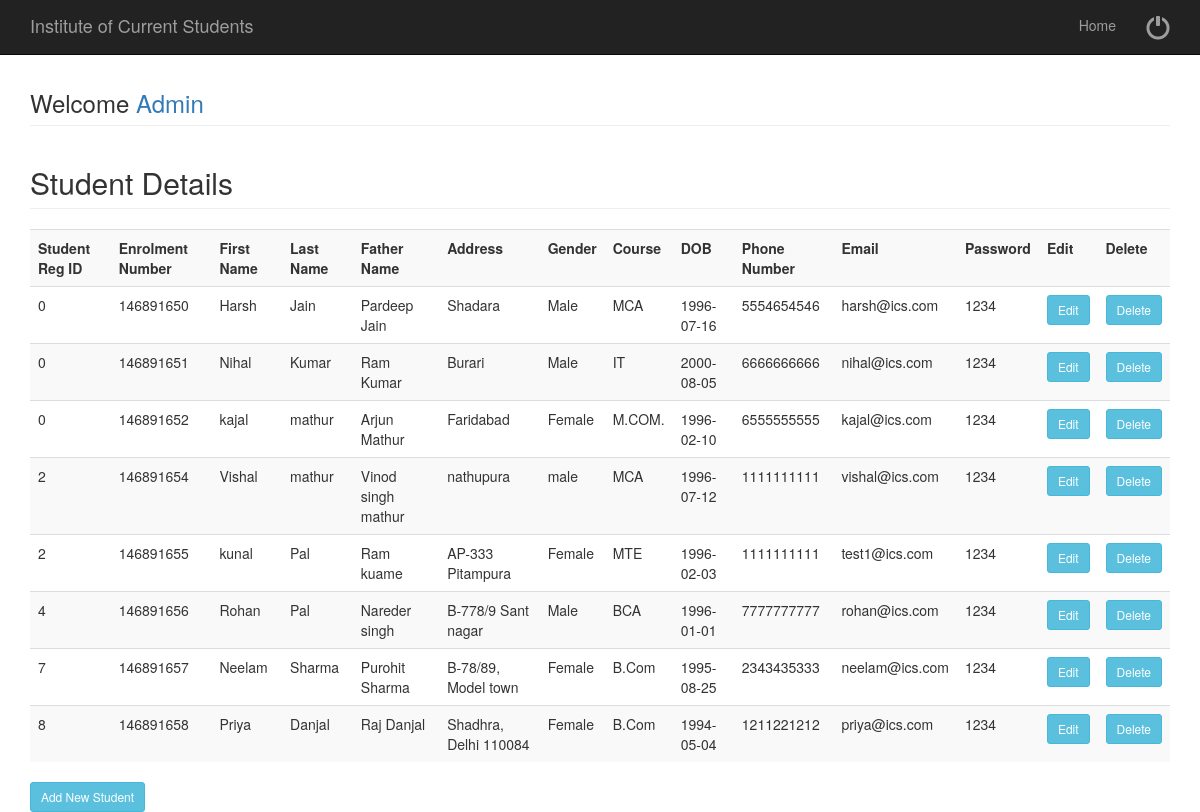
/StudentDetails.php (signed in), run on the app's committed database.
### tables this page shows
CREATE TABLE `studenttable` (
  `Eno` bigint(20) NOT NULL,
  `FName` varchar(30) NOT NULL,
  `LName` varchar(30) NOT NULL,
  `FaName` varchar(30) NOT NULL,
  `Addrs` text NOT NULL,
  `Gender` varchar(6) NOT NULL,
  `Course` varchar(20) NOT NULL,
  `DOB` date NOT NULL,
  `PhNo` bigint(10) NOT NULL,
  `Pass` varchar(20) NOT NULL,
  `Eid` varchar(50) NOT NULL,
  `SRegID` int(50) NOT NULL
);

### StudentDetails.php (the view, shortened to what this page needs)
<?php include('adminhead.php'); ?>
<div class="container">
	<div class="row">
		<div class="col-md-12">
			<h3 class="page-header">Welcome <a href="welcomeadmin">Admin</a> </h3>
			<?php
			include( "database.php" );
			$sql = "select * from  studenttable";
			$result = mysqli_query( $connect, $sql );
			echo "<h2 class='page-header'>Student Details</h2>";
			echo "<table class='table table-striped' style='width:100%'>
<tr>
<th>Student Reg ID</th>
<th>Enrolment Number</th>
<th>First Name</th>
<th>Last Name</th>
<th>Father Name</th>
<th>Address</th>
<th>Gender</th>
<th>Course</th>
<th>DOB</th>
<th>Phone Number</th>
<th>Email</th>
<th>Password</th>
<th>Edit</th>
<th>Delete</th>
</tr>";
			while ( $row = mysqli_fetch_array( $result ) ) {
				?>
			<tr>
				<td>
					<?PHP echo $row['SRegID'];?>
				</td>
				<td>
					<?PHP echo $row['Eno'];?>
				</td>
				<td>
					<?PHP echo $row['FName'];?>
				</td>
				<td>
					<?PHP echo $row['LName'];?>
				</td>
				<td>
					<?PHP echo $row['FaName'];?>
				</td>
				<td>
					<?PHP echo $row['Addrs'];?>
				</td>
				<td>
					<?PHP echo $row['Gender'];?>
				</td>
				<td>
					<?PHP echo $row['Course'];?>
				</td>
				<td>
					<?PHP echo $row['DOB'];?>
				</td>
				<td>
					<?PHP echo $row['PhNo'];?>
				</td>
				<td>
					<?PHP echo $row['Eid'];?>
				</td>
				<td>
					<?PHP echo $row['Pass'];?>
				</td>
				<td><a href="updatestudent.php?eno=<?php echo $row['Eno']; ?>"><input type="button" Value="Edit" class="btn btn-info btn-sm"></a>
				</td>
				<td><a href="StudentDetails.php?deleteid=<?php echo $row['Eno']; ?>"><input type="submit" Value="Delete" name="delete" class="btn btn-info btn-sm"></a>
				</td>
			</tr>
			<?php } ?>
			</table>
			<a href="addnewstudent"><button type="button" value="AddNewStudent" class="btn btn-info btn-sm">Add New Student</button></a>
		</div>
	</div>
	<?php include('allfoot.php'); ?>

### adminhead.php (shortened to what this page needs)
<!doctype html>
<html lang="en">
<head>
    <link href="css/bootstrap.min.css" rel="stylesheet">
    <link href="css/modern-business.css" rel="stylesheet">
    <link href="font-awesome/css/font-awesome.min.css" rel="stylesheet" type="text/css">
</head>
<body>
<header>
    <nav class="navbar navbar-inverse navbar-fixed-top" role="navigation">
        <div class="container">
            <div class="navbar-header">
                <a class="navbar-brand" >Institute of Current Students</a>
            </div>
            <div class="collapse navbar-collapse" id="bs-example-navbar-collapse-1">
                <ul class="nav navbar-nav navbar-right">
                    <li>
                        <a href="welcomeadmin">Home</a>
                    </li>
                  <li>
                       <a href="logoutadmin" style="font-size: x-large;"><span class="glyphicon glyphicon-off title=" title="logout"></span> </a>
                    </li>
                </ul>
            </div>
        </div>
    </nav>
</header>

### allfoot.php (shortened to what this page needs)
    </div>
</body>
</html>

### css/modern-business.css (style rules this page uses)
html, body { height: 100%; }
body { padding-top: 50px; }

### data on the page
studenttable: SRegID "0", Eno "146891650", FName "Harsh", LName "Jain", FaName "Pardeep Jain", Addrs "Shadara", Gender "Male", Course "MCA", DOB "1996-07-16", PhNo "5554654546", Eid "harsh@ics.com", Pass "1234"
studenttable: SRegID "0", Eno "146891651", FName "Nihal", LName "Kumar", FaName "Ram Kumar", Addrs "Burari", Gender "Male", Course "IT", DOB "2000-08-05", PhNo "6666666666", Eid "nihal@ics.com", Pass "1234"
studenttable: SRegID "0", Eno "146891652", FName "kajal", LName "mathur", FaName "Arjun Mathur", Addrs "Faridabad", Gender "Female", Course "M.COM.", DOB "1996-02-10", PhNo "6555555555", Eid "kajal@ics.com", Pass "1234"
studenttable: SRegID "2", Eno "146891654", FName "Vishal", LName "mathur", FaName "Vinod singh mathur", Addrs "nathupura", Gender "male", Course "MCA", DOB "1996-07-12", PhNo "1111111111", Eid "vishal@ics.com", Pass "1234"
studenttable: SRegID "2", Eno "146891655", FName "kunal", LName "Pal", FaName "Ram kuame", Addrs "AP-333 Pitampura", Gender "Female", Course "MTE", DOB "1996-02-03", PhNo "1111111111", Eid "test1@ics.com", Pass "1234"
studenttable: SRegID "4", Eno "146891656", FName "Rohan", LName "Pal", FaName "Nareder singh", Addrs "B-778/9 Sant nagar", Gender "Male", Course "BCA", DOB "1996-01-01", PhNo "7777777777", Eid "rohan@ics.com", Pass "1234"
studenttable: SRegID "7", Eno "146891657", FName "Neelam", LName "Sharma", FaName "Purohit Sharma", Addrs "B-78/89, Model town", Gender "Female", Course "B.Com", DOB "1995-08-25", PhNo "2343435333", Eid "neelam@ics.com", Pass "1234"
studenttable: SRegID "8", Eno "146891658", FName "Priya", LName "Danjal", FaName "Raj Danjal", Addrs "Shadhra, Delhi 110084", Gender "Female", Course "B.Com", DOB "1994-05-04", PhNo "1211221212", Eid "priya@ics.com", Pass "1234"
